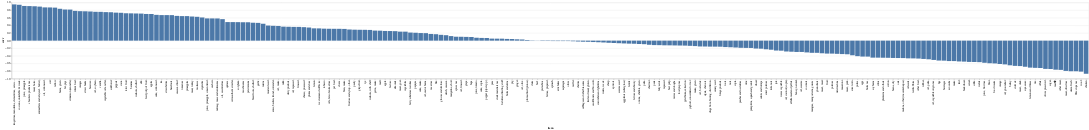

This figure's notebook cell:
### Code cell
alt.Chart(df).mark_bar().encode(
    x=alt.X('item:N', sort='-y'),
    y='corr:Q'
)

### Figure 1 — Vega-Lite specification as saved in the notebook (floating-point values rounded to 4 significant figures; data arrays with more than 128 entries replaced by an {"elided": "..."} marker saying what was removed)
{"config": {"view": {"continuousWidth": 400, "continuousHeight": 300}}, "data": {"name": "data-4803997dd638de27f2e634f27efb444e"}, "mark": "bar", "encoding": {"x": {"type": "nominal", "field": "item", "sort": "-y"}, "y": {"type": "quantitative", "field": "corr"}}, "$schema": "https://vega.github.io/schema/vega-lite/v4.8.1.json", "datasets": {"data-4803997dd638de27f2e634f27efb444e": {"elided": "212 records"}}}
